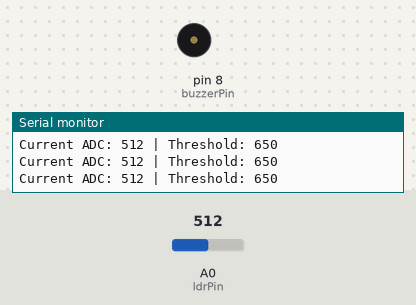
This sketch was run on a simulated Arduino Uno, built with avr-gcc and run on an emulated ATmega328P. On the bench: buzzer (waves = sounding), the last lines printed to the serial monitor. Inputs (shaded band) come from the test bench; at power-on: A0 (ldrPin) = 512.

Above: at 1.2 s.
1.3 s: A0 (ldrPin) set to 643
2.8 s: A0 (ldrPin) set to 659
At 3.8 s:
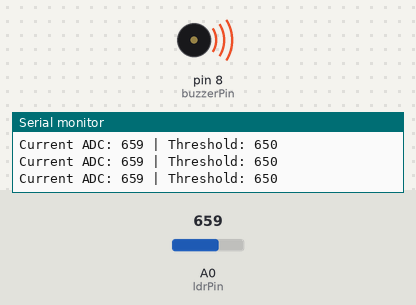
Timing chart, 0 to 5.8 s (numbered marks = the images above; inputs shaded):
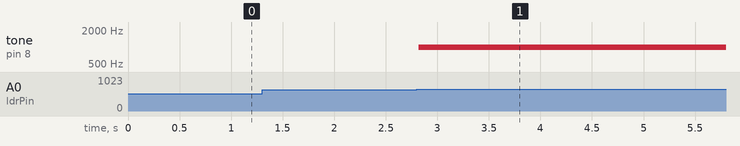

Measured:
- the behaviour switches between 650 and 651 on A0 (ldrPin) (found by bisection; images 0 and 1)
- after the input at 2.8 s, tone on pin 8 (buzzerPin): silent → 1000 Hz at once

The sketch:

LightAlarm.ino
```cpp
// LDR-Based Logic Trigger (Threshold Alarm System)
// Author: Naz | TOBB ETU - Electrical and Electronics Engineering

// --- Hardware Pin Definitions ---
const int ldrPin = A0;      // Analog input pin for the LDR voltage divider
const int buzzerPin = 8;    // Digital output pin for the active buzzer

// --- System Parameters ---
// The specific ADC value at which the state changes from LOW to HIGH.
// Adjust this value (e.g., between 400 and 800) for calibration.
int alarmThreshold = 650;

void setup() {
  pinMode(buzzerPin, OUTPUT); // Configure buzzer pin as output

  // Initialize serial communication for threshold calibration
  Serial.begin(9600);
}

void loop() {
  // 1. Sample Analog Data
  int lightLevel = analogRead(ldrPin);

  // 2. Debugging Output (Monitor real-time values vs setpoint)
  Serial.print("Current ADC: ");
  Serial.print(lightLevel);
  Serial.print(" | Threshold: ");
  Serial.println(alarmThreshold);

  // 3. Threshold Logic (Binary State Trigger)
  // IF the environment is darker than the set threshold...
  if (lightLevel > alarmThreshold) {
    // Generate a 1kHz (1000 Hz) square wave tone
    tone(buzzerPin, 1000);
  } else {
    // Otherwise, ensure the buzzer is completely silenced
    noTone(buzzerPin);
  }

  // Polling delay for system stability
  delay(100);
}
```
